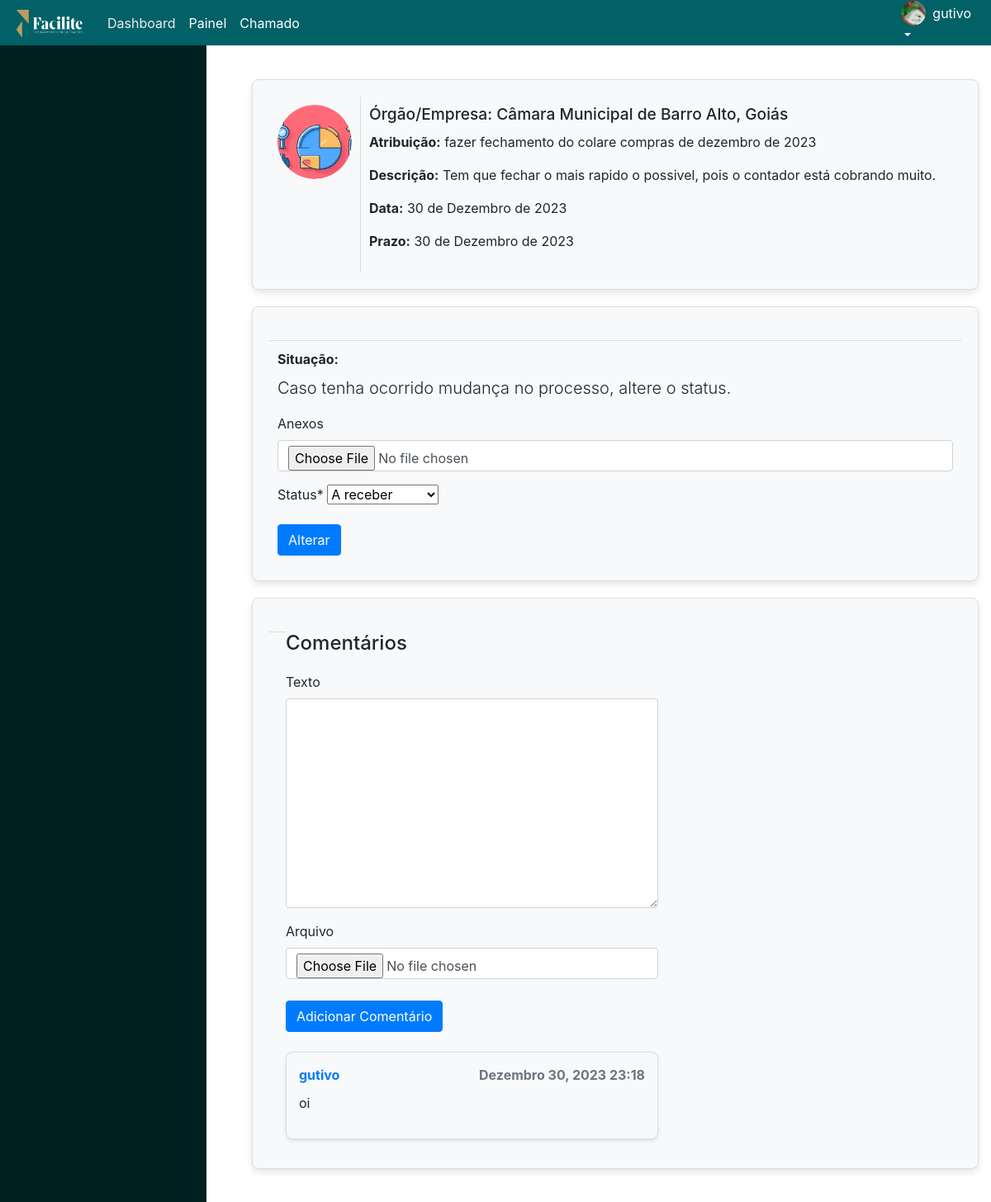
The page /alterar/atividade/13/ (signed in) on the database its author committed.
### cadastros/models.py (models this page shows, shortened)
class Atividade(models.Model):
    STATUS_CHOICES = [
        ('A receber', 'A receber'),
        ('Recebido', 'Recebido'),
        ('Em andamento', 'Em andamento'),
        ('Concluído', 'Concluído'),
        ('Cancelada', 'Cancelada'),
    ]
    numero = models.CharField(max_length=150, verbose_name="Atribuição")
    descricao = models.CharField(max_length=150, verbose_name="Descrição")
    data = models.DateField(verbose_name="Data de Referência", default=datetime.date.today)
    prazo = models.DateField(verbose_name="Prazo Final", default=datetime.date.today)
    colaborador = models.ForeignKey(User, on_delete=models.PROTECT, verbose_name="Colaborador", null=True)
    campo = models.ForeignKey(Campo, on_delete=models.PROTECT, verbose_name="Órgão/Empresa")
    status = models.CharField(max_length=20, choices=STATUS_CHOICES, default='A receber')
    arquivo = models.FileField(upload_to='pdf/',verbose_name="Anexos",blank=True)

class Campo(models.Model):
    nome = models.CharField(max_length=50,verbose_name="Órgão/Empresa")
    descricao = models.CharField(max_length=150,verbose_name="Descrição")
    foto = models.ImageField(upload_to='imagens/')

class Comentario(models.Model):
    atividade = models.ForeignKey(Atividade, on_delete=models.CASCADE)
    autor = models.ForeignKey(User, on_delete=models.CASCADE)
    texto = models.TextField(blank=True)
    arquivo = models.FileField(upload_to='comentarios/', blank=True, null=True)
    data_publicacao = models.DateTimeField(auto_now_add=True)

### cadastros/views.py (the view, shortened to what this page needs)
# urls.py: path('alterar/atividade/<int:pk>/',AtividadeLeitura.as_view(), name ="alterar-atividade"),
class AtividadeLeitura(GroupRequiredMixin, LoginRequiredMixin, UpdateView):
    login_url = reverse_lazy('login')
    group_required = [u"administrador",u"colaborador"]
    model = Atividade
    readonly_fields = ['numero', 'descricao', 'data', 'prazo', 'colaborador', 'campo']
    fields = ['arquivo','status']
    template_name = 'cadastros/formabrir.html'
    success_url = reverse_lazy('listar-atividades')
    def get_context_data(self, **kwargs):
        context = super().get_context_data(**kwargs)
        perfil = get_object_or_404(Perfil, usuario=self.request.user)
        context['foto'] = perfil.foto.url if perfil.foto else ''
        campo_da_atividade_leitura = self.object.campo
        context['fotoorgao'] = campo_da_atividade_leitura.foto.url if campo_da_atividade_leitura.foto else ''
        context['comentario_form'] = ComentarioForm()
        return context

### cadastros/forms.py
class ComentarioForm(forms.ModelForm):
    class Meta:
        model = Comentario
        fields = ['texto', 'arquivo']

### cadastros/templates/cadastros/formabrir.html (shortened to what this page needs)
{% extends 'modelo.html' %}
{% load static %}
{% load crispy_forms_tags %}
{% block sidebar %}
<div class="sidebar">
    <br>
    <br>
</div>
{% endblock %}
{% block conteudo %}
<div class="container">
<div class="atividade-card">
    <div class="coluna-imagem">
        <div style="width: 90px; height: 90px; overflow: hidden; border-radius: 50%;">
            <img src="{{ fotoorgao }}" alt="Logo">
        </div>
    </div>
    <div class="coluna-dados">
        <div>
            <h3 class="titulo">Órgão/Empresa: {{ atividade.campo.nome }}</h3>
        </div>
        <div class="info">
            <p><strong>Atribuição:</strong> {{ atividade.numero }}</p>
            <p><strong>Descrição:</strong> {{ atividade.descricao }}</p>
            <p><strong>Data:</strong> {{ atividade.data }}</p>
            <p><strong>Prazo:</strong> {{ atividade.prazo }}</p>
        </div>
    </div>
</div>
<div class="atividade-card">
    <div class="coluna-dados status-section">
        <p class="info"><strong>Situação:</strong></p>
        <p class="lead">
            Caso tenha ocorrido mudança no processo, altere o status.
        </p>
        <form action="" method="POST">
            {{ form|crispy }}
            <button type="submit" class="btn btn-primary">Alterar</button>
        </form>
    </div>
</div>
        <div class="atividade-card">
            <div class="status-section">
            </div>
            <div class="comentarios-section">
                <h4>Comentários</h4>
                <form method="post" enctype="multipart/form-data" class="comentario-form">
                    {{ comentario_form|crispy }}
                    <button type="submit" class="btn btn-primary">Adicionar Comentário</button>
                </form>
    <br>
                {% for comentario in atividade.comentario_set.all %}
                <div class="comentario-box">
                    <div class="comentario-header">
                        <span class="comentario-autor">{{ comentario.autor.username }}</span>
                        <span class="comentario-data">{{ comentario.data_publicacao|date:"F j, Y H:i" }}</span>
                    </div>
                    <div class="comentario-corpo">
                        <p>{{ comentario.texto }}</p>
                    </div>
                </div>
                {% endfor %}
            </div>
        </div>
    </div>
{% endblock %}

### paginas/templates/modelo.html (shortened to what this page needs)
{% load static %}
<!DOCTYPE html>
<html lang="pt-br">
<head>
    <link rel="stylesheet" href="{% static 'css/bootstrap.min.css' %}">
</head>
<body>
{% block menu %}
<nav class="navbar navbar-expand-lg fixed-top" style="height: 55px;">
    <a class="navbar-brand" href="{% url 'inicio' %}">
        <img src="{% static 'img/logofacilite.png' %}" alt="Logo" width="90" height="40">
    </a>
      {% if request.user.is_authenticated %}
    <div class="collapse navbar-collapse justify-content-between" id="navbarNav">
        <ul class="navbar-nav">
            <li class="nav-item active">
                <a class="nav-link" href="{% url 'dash' %}">Dashboard</a>
            </li>
            <li class="nav-item">
                <a class="nav-link" href="{% url 'tarefas' %}">Painel</a>
            </li>
            <li class="nav-item">
                <a class="nav-link" href="{% url 'tarefas' %}">Chamado</a>
            </li>
        </ul>
    <div class="navbar-nav">
        <div class="nav-item dropdown">
            <a class="nav-link dropdown-toggle" href="#" id="navbarDropdown" role="button" data-toggle="dropdown"
                aria-haspopup="true" aria-expanded="false">
                <div style="display: flex; align-items: center;">
                    <div style="width: 30px; height: 30px; overflow: hidden; border-radius: 50%;">
                        <img src="{{ foto }}" alt="Logo" width="100%" height="100%" style="object-fit: cover;">
                    </div>
                    <span style="margin-left: 8px;">{{ request.user.username }}</span>
                </div>
            </a>
        </div>
    </div>
 {% endif %}
</nav>
{% endblock %}
    <div class="container-fluid">
        <div class="row">
            {% block sidebar %}
            {% endblock %}
            <div class="conteudo-centralizado">
            {% block conteudo %}{% endblock %}
            </div>
        </div>
    </div>
</body>
</html>

### paginas/templates/modelo.html (style rules this page uses)
body { padding-top: 56px; position: relative; min-height: 100vh; }
.sidebar { height: 100%; width: 250px; position: fixed; z-index: 1; top: 0; left: 0; background-color: #012021; padding-top: 20px; color: white; }
.navbar { background-color: #016166; }
.navbar-brand { color: rgb(242, 248, 140); }
.navbar-nav .nav-link { color: white; }
.navbar-nav .nav-item.active .nav-link { color: rgb(237, 237, 237); }
.conteudo-centralizado { margin-left: 250px; padding: 20px; }

### cadastros/templates/cadastros/formabrir.html (style rules this page uses)
.atividade-card { display: flex; border: 1px solid #ddd; border-radius: 8px; overflow: hidden; margin-bottom: 20px; box-shadow: 0 4px 8px rgba(0, 0, 0, 0.1); transition: box-shadow 0.3s ease-in-out; }
.coluna-imagem { flex: 0 0 90px; border-right: 1px solid #ddd; padding: 10px; }
.coluna-imagem img { border-radius: 50%; width: 100%; height: 100%; object-fit: cover; }
.coluna-dados { flex: 1; padding: 10px; }
.titulo { font-size: 1.2em; margin-bottom: 10px; }
.info { margin-bottom: 8px; }
.status-section { padding: 10px; background-color: #f8f9fa; border-top: 1px solid #ddd; }
.container { margin: 20px; }
.atividade-card { background-color: #f8f9fa; padding: 20px; border-radius: 8px; margin-bottom: 20px; box-shadow: 0 4px 8px rgba(0, 0, 0, 0.1); transition: box-shadow 0.3s ease-in-out; }
.status-section, .comentarios-section { margin-top: 20px; }
.comentario-box { border: 1px solid #ddd; border-radius: 8px; padding: 15px; margin-bottom: 15px; box-shadow: 0 2px 4px rgba(0, 0, 0, 0.1); transition: box-shadow 0.3s ease-in-out; }
.comentario-header { display: flex; justify-content: space-between; font-weight: bold; margin-bottom: 10px; }
.comentario-autor { color: #007bff; }
.comentario-data { color: #6c757d; }
.comentario-corpo { margin-top: 10px; }
.comentario-form { margin-top: 20px; }
.comentario-form button { margin-top: 10px; }

### rows shown on the page
Atividade: campo.nome "Câmara Municipal de Barro Alto, Goiás", numero "fazer fechamento do colare compras de dezembro de 2023", descricao "Tem que fechar o mais rapido o possivel, pois o contador está cobrando muito.", data "30 de Dezembro de 2023", prazo "30 de Dezembro de 2023", status "A receber"
Comentario: autor.username "gutivo", data_publicacao "Dezembro 30, 2023 23:18", texto "oi"

### other values the page prints
{{ request.user.username }} "gutivo"
